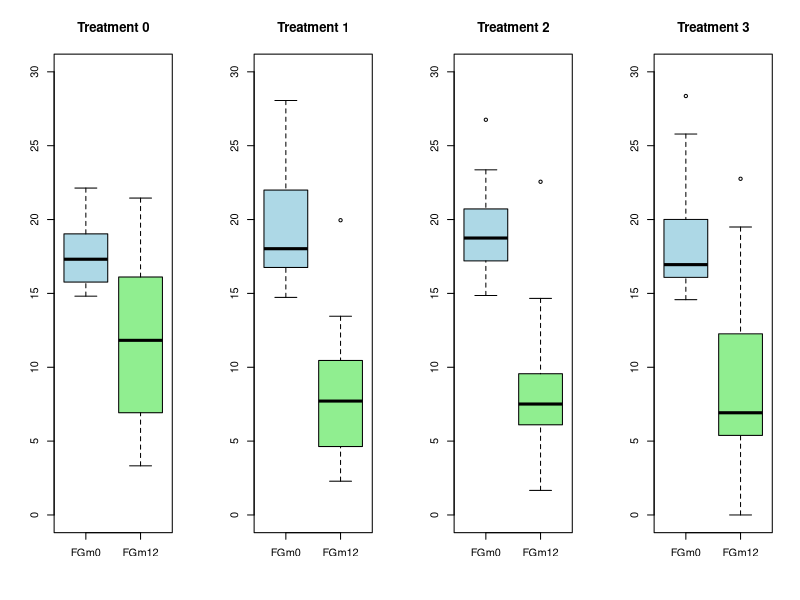
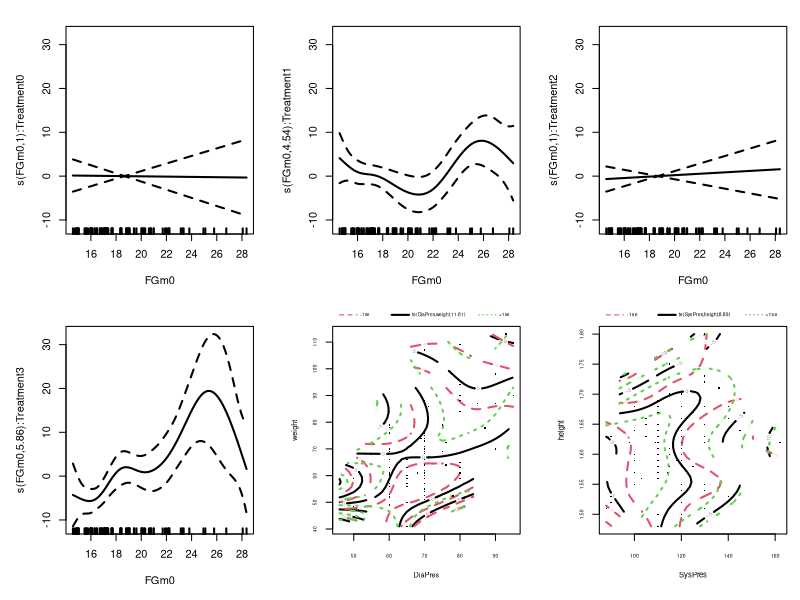
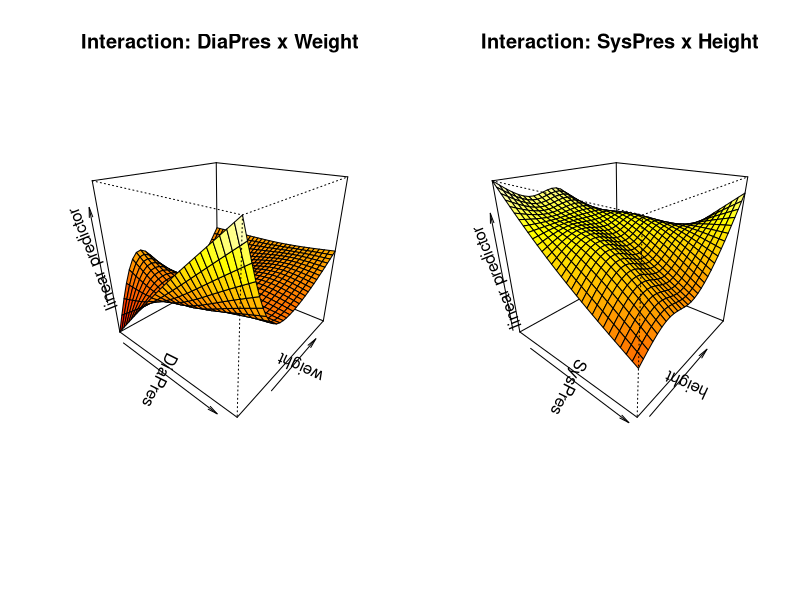
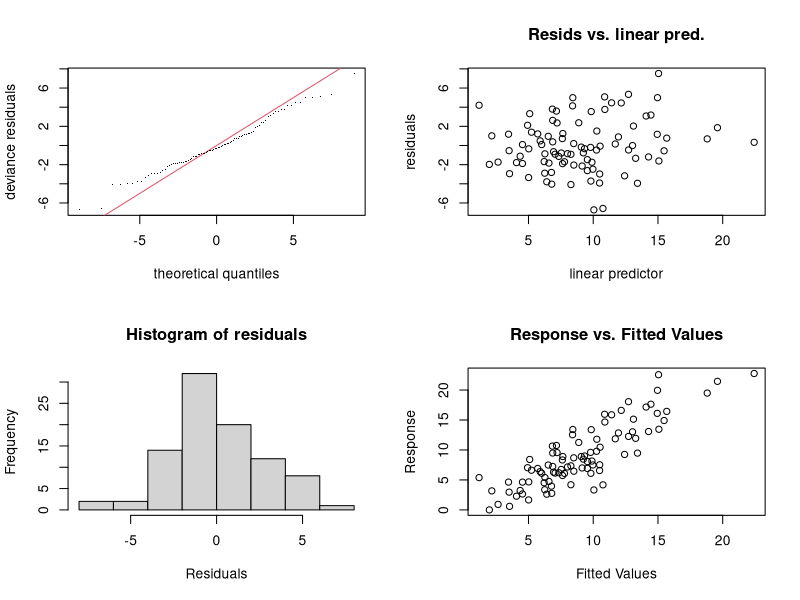

Recreate these plots in R, in order.
## ---- chunk 1
knitr::opts_chunk$set(echo = TRUE)
## ---- chunk 2
library(mgcv)
## ---- chunk 3
# Load the dataset. 
hirs <- read.table("hirsutism.dat", header = TRUE, sep = "\t", fill = TRUE)

# Convert Treatment to factor. 
hirs$Treatment <- as.factor(hirs$Treatment)

# Correct erroneous negative FGm12 values.
neg_idx <- which(hirs$FGm12 < 0)
hirs$FGm12[neg_idx] <- 0

# Remove observations with missing values. 
hirs <- na.omit(hirs)
## ---- chunk 4
# Treatment counts table
knitr::kable(
  table(hirs$Treatment),
  caption = "Treatment Group Counts",
  align = "c",
  col.names = c("Value", "Frequency")
)

knitr::kable(
  summary(hirs[, c("FGm0", "FGm12", "SysPres", "DiaPres", "weight", "height")]),
  caption = "Summary Statistics of Key Variables",
  align = "c"
)
## ---- chunk 5
par(mfrow = c(1, 4))

for (i in 0:3) {
  boxplot(hirs[hirs$Treatment == i, c("FGm0", "FGm12")],
          ylim = c(0, 30),
          main = paste("Treatment", i),
          col = c("lightblue", "lightgreen"),
          cex.main = 1.2)
}
## ---- chunk 6
# Compute correlations between numeric predictors and FGm12. 
numeric_vars <- hirs[, c("FGm0", "SysPres", "DiaPres", 
                         "weight", "height", "FGm12")]
cor_with_target <- cor(numeric_vars, method = "pearson")[, "FGm12"]
## ---- chunk 7
knitr::kable(
  data.frame(Variable = names(cor_with_target[-6]), 
             Correlation = round(cor_with_target[-6], 3)),
  caption = "Pearson Correlations with FGm12",
  align = c("l", "c"),
  row.names = FALSE
)
## ---- chunk 8
set.seed(123)
## ---- chunk 9
# Model 0: Linear model (baseline). 
gam0 <- gam(FGm12 ~ FGm0 + SysPres + DiaPres + weight + height + Treatment, 
            data = hirs)
## ---- chunk 10
# Model 1: Full additive model with smooth terms.
gam1 <- gam(FGm12 ~ s(FGm0) + s(SysPres) + s(DiaPres) + s(weight) + s(height)
            + Treatment, data = hirs)

# Model 2: Treatment-specific smooths for FGm0. 
gam2 <- gam(FGm12 ~ s(FGm0, by = Treatment) + s(SysPres) + s(DiaPres) + s(weight)
            + s(height) + Treatment, data = hirs)

# Model 3: Reduced model (remove non-significant DiaPres).
gam3 <- gam(FGm12 ~ s(FGm0, by = Treatment) + s(SysPres) + s(weight) + s(height)
            + Treatment, data = hirs)

# Model 4: Further reduction (remove height).
gam4 <- gam(FGm12 ~ s(FGm0, by = Treatment) + s(SysPres) + s(weight) + Treatment,
            data = hirs)

# Model 5: Minimal smooth model.
gam5 <- gam(FGm12 ~ s(FGm0, by = Treatment) + s(SysPres) + Treatment,
            data = hirs)

# Model 6: Only FGm0 smooth by Treatment.
gam6 <- gam(FGm12 ~ s(FGm0, by = Treatment) + Treatment,
            data = hirs)
## ---- chunk 11
# Model 7: Tensor product for DiaPres and weight.
gam7 <- gam(FGm12 ~ s(FGm0, by = Treatment) + s(SysPres) +
              te(DiaPres, weight) + Treatment, data = hirs)

# Model 8: Two tensor products (best candidate).
gam8 <- gam(FGm12 ~ s(FGm0, by = Treatment) + te(DiaPres, weight) +
              te(SysPres, height) + Treatment, data = hirs)
## ---- chunk 12
# Extract GCV scores for comparison.
gcv_scores <- c(
  Linear = gam0$gcv.ubre,
  GAM1 = gam1$gcv.ubre,
  GAM2 = gam2$gcv.ubre,
  GAM3 = gam3$gcv.ubre,
  GAM4 = gam4$gcv.ubre,
  GAM5 = gam5$gcv.ubre,
  GAM6 = gam6$gcv.ubre,
  GAM7 = gam7$gcv.ubre,
  GAM8 = gam8$gcv.ubre
)
## ---- chunk 13
knitr::kable(
  data.frame(Model = substr(names(gcv_scores), 1, nchar(names(gcv_scores)) - 7),
             GCV = round(gcv_scores, 3)),
  caption = "GCV Scores Across Models (Lower is Better)",
  align = c("l", "c"),
  row.names = FALSE
)
## ---- chunk 14
# ANOVA comparison of nested models.
anova(gam5, gam7, gam8, gam4, gam3, gam2, gam0, test = "F")
## ---- chunk 15
summary(gam8)
## ---- chunk 16
plot(gam8, pages = 1, residuals = TRUE, shade = TRUE, cex = 2, lwd = 2)
## ---- chunk 17
par(mfrow = c(1, 2))

vis.gam(gam8, view = c("DiaPres", "weight"), 
        theta = 40, phi = 25, r = sqrt(3), d = 1,
        main = "Interaction: DiaPres x Weight")

vis.gam(gam8, view = c("SysPres", "height"), 
        theta = 40, phi = 25, r = sqrt(3), d = 1,
        main = "Interaction: SysPres x Height")
## ---- chunk 18
par(mfrow = c(2, 2))
gam.check(gam8)
